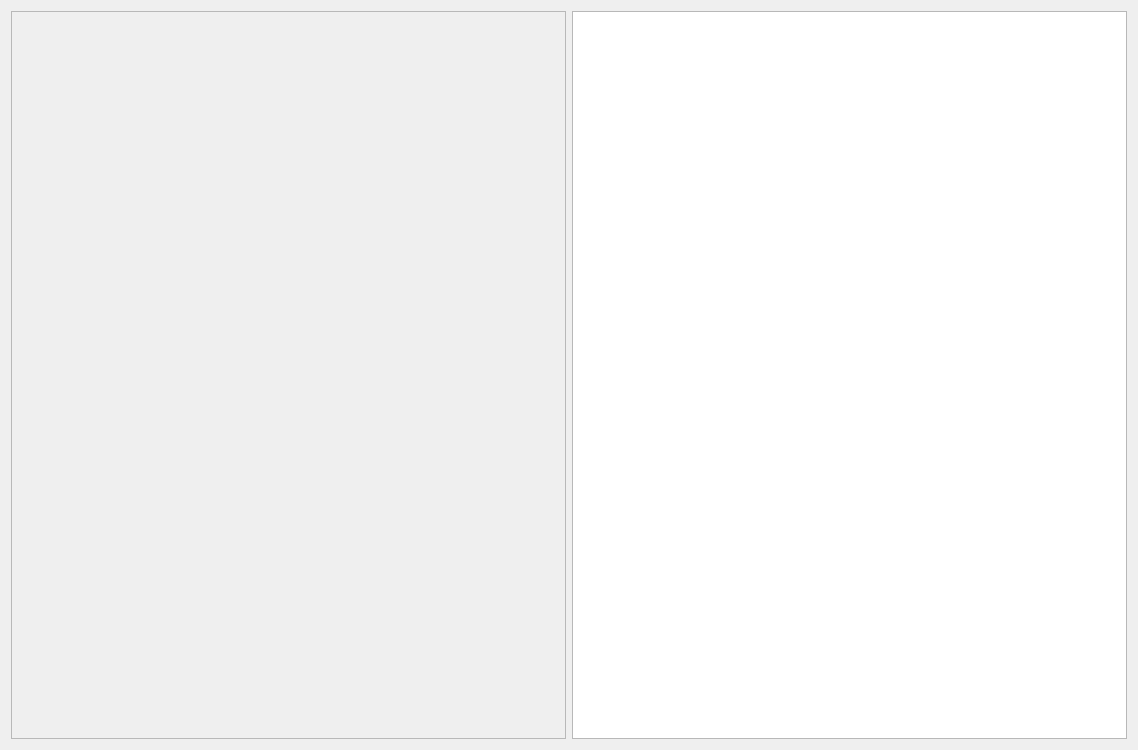
<?xml version="1.0" encoding="UTF-8"?>
<ui version="4.0">
 <class>Form</class>
 <widget class="QWidget" name="Form">
  <property name="geometry">
   <rect>
    <x>0</x>
    <y>0</y>
    <width>1138</width>
    <height>750</height>
   </rect>
  </property>
  <property name="windowTitle">
   <string>Form</string>
  </property>
  <layout class="QHBoxLayout" name="horizontalLayout">
   <item>
    <widget class="QScrollArea" name="scrollArea">
     <property name="widgetResizable">
      <bool>true</bool>
     </property>
     <widget class="QWidget" name="scrollAreaWidgetContents">
      <property name="geometry">
       <rect>
        <x>0</x>
        <y>0</y>
        <width>555</width>
        <height>730</height>
       </rect>
      </property>
      <layout class="QHBoxLayout" name="horizontalLayout_3">
       <item>
        <layout class="QVBoxLayout" name="verticalLayout_2">
         <property name="spacing">
          <number>40</number>
         </property>
         <item>
          <layout class="QGridLayout" name="Screen1">
           <property name="spacing">
            <number>20</number>
           </property>
           <item row="1" column="0">
            <widget class="CDPBaseUiLoaderWidget" name="uiLoaderWidget_2">
             <property name="cdpTargetRouting">
              <string>VWController.VisionControllers.VisionController0.Tile03</string>
             </property>
             <property name="uiFileName">
              <string>./ui/elements/tilecontainer.ui</string>
             </property>
            </widget>
           </item>
           <item row="0" column="0">
            <widget class="CDPBaseUiLoaderWidget" name="uiLoaderWidget">
             <property name="cdpTargetRouting">
              <string>VWController.VisionControllers.VisionController0.Tile01</string>
             </property>
             <property name="uiFileName">
              <string>./ui/elements/tilecontainer.ui</string>
             </property>
            </widget>
           </item>
           <item row="0" column="1">
            <widget class="CDPBaseUiLoaderWidget" name="uiLoaderWidget_3">
             <property name="cdpTargetRouting">
              <string>VWController.VisionControllers.VisionController0.Tile02</string>
             </property>
             <property name="uiFileName">
              <string>./ui/elements/tilecontainer.ui</string>
             </property>
            </widget>
           </item>
           <item row="1" column="1">
            <widget class="CDPBaseUiLoaderWidget" name="uiLoaderWidget_4">
             <property name="cdpTargetRouting">
              <string>VWController.VisionControllers.VisionController0.Tile04</string>
             </property>
             <property name="uiFileName">
              <string>./ui/elements/tilecontainer.ui</string>
             </property>
            </widget>
           </item>
          </layout>
         </item>
         <item>
          <layout class="QGridLayout" name="Screen2">
           <property name="spacing">
            <number>20</number>
           </property>
           <item row="1" column="0">
            <widget class="CDPBaseUiLoaderWidget" name="uiLoaderWidget_5">
             <property name="cdpTargetRouting">
              <string>VWController.VisionControllers.VisionController1.Tile13</string>
             </property>
             <property name="uiFileName">
              <string>./ui/elements/tilecontainer.ui</string>
             </property>
            </widget>
           </item>
           <item row="0" column="0">
            <widget class="CDPBaseUiLoaderWidget" name="uiLoaderWidget_6">
             <property name="cdpTargetRouting">
              <string>VWController.VisionControllers.VisionController1.Tile11</string>
             </property>
             <property name="uiFileName">
              <string>./ui/elements/tilecontainer.ui</string>
             </property>
            </widget>
           </item>
           <item row="0" column="1">
            <widget class="CDPBaseUiLoaderWidget" name="uiLoaderWidget_7">
             <property name="cdpTargetRouting">
              <string>VWController.VisionControllers.VisionController1.Tile12</string>
             </property>
             <property name="uiFileName">
              <string>./ui/elements/tilecontainer.ui</string>
             </property>
            </widget>
           </item>
           <item row="1" column="1">
            <widget class="CDPBaseUiLoaderWidget" name="uiLoaderWidget_8">
             <property name="cdpTargetRouting">
              <string>VWController.VisionControllers.VisionController1.Tile14</string>
             </property>
             <property name="uiFileName">
              <string>./ui/elements/tilecontainer.ui</string>
             </property>
            </widget>
           </item>
          </layout>
         </item>
         <item>
          <spacer name="verticalSpacer">
           <property name="orientation">
            <enum>Qt::Vertical</enum>
           </property>
           <property name="sizeHint" stdset="0">
            <size>
             <width>20</width>
             <height>40</height>
            </size>
           </property>
          </spacer>
         </item>
        </layout>
       </item>
       <item>
        <spacer name="horizontalSpacer">
         <property name="orientation">
          <enum>Qt::Horizontal</enum>
         </property>
         <property name="sizeHint" stdset="0">
          <size>
           <width>40</width>
           <height>20</height>
          </size>
         </property>
        </spacer>
       </item>
      </layout>
     </widget>
    </widget>
   </item>
   <item>
    <widget class="NodeTable" name="nodeTable">
     <property name="modelFilter">
      <stringlist>
       <string>VideoWallLib.Camera</string>
      </stringlist>
     </property>
     <property name="columnsWidth">
      <stringlist>
       <string>DisplayName=350</string>
       <string>Name=150</string>
      </stringlist>
     </property>
     <property name="columns">
      <stringlist>
       <string>Name</string>
       <string>DisplayName</string>
       <string>IP</string>
      </stringlist>
     </property>
     <property name="cdpTargetRouting">
      <string>VWController.Cameras</string>
     </property>
    </widget>
   </item>
  </layout>
 </widget>
 <customwidgets>
  <customwidget>
   <class>NodeTable</class>
   <extends>QTableView</extends>
   <header>CDPBaseWidgets/NodeTable.h</header>
  </customwidget>
  <customwidget>
   <class>CDPBaseUiLoaderWidget</class>
   <extends>QWidget</extends>
   <header>CDPBaseWidgets/CDPBaseUiLoaderWidget.h</header>
  </customwidget>
 </customwidgets>
 <resources/>
 <connections/>
</ui>
